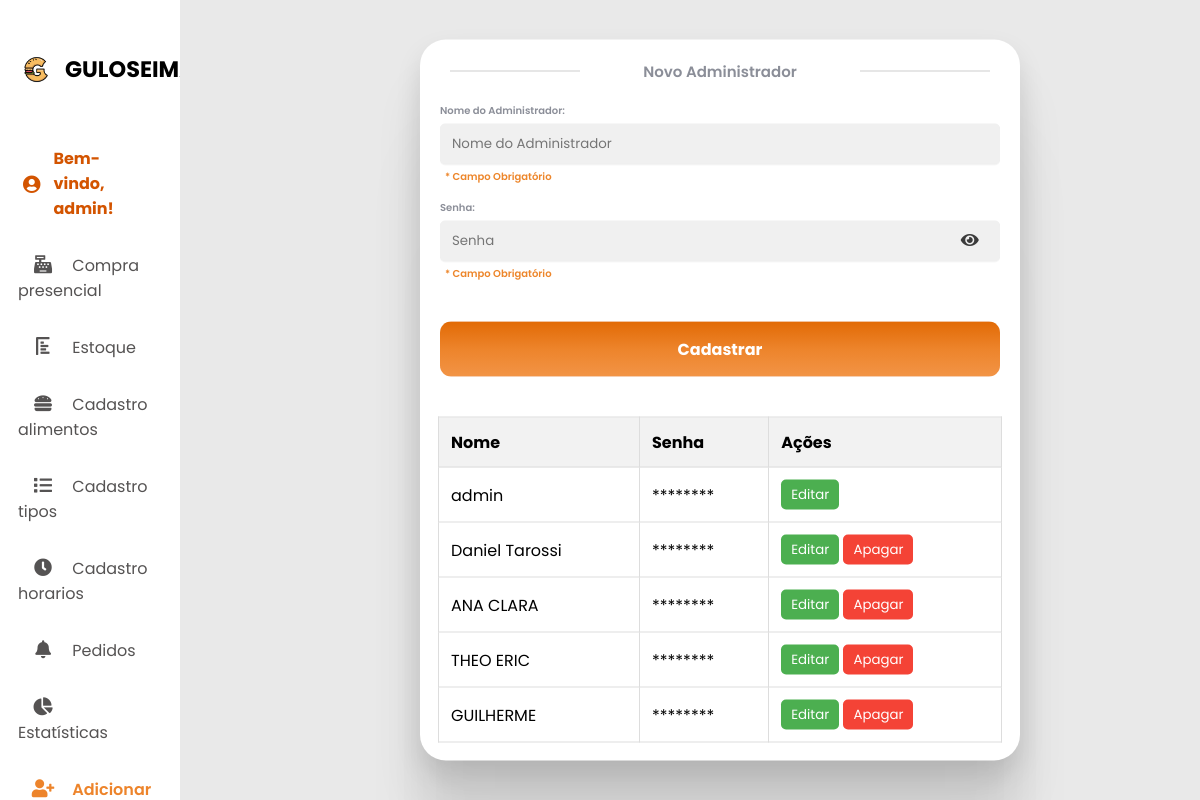
The app's page /Site/adicionarAdmin.php (signed in) with its own data.
### tables this page shows
CREATE TABLE `administrador` (
  `id` int(11) NOT NULL,
  `nome` varchar(250) DEFAULT NULL,
  `senha` varchar(250) DEFAULT NULL
);

### Site/adicionarAdmin.php (the view, shortened to what this page needs)
<?php
require_once 'config.php';
$sql = "SELECT id, nome FROM administrador";
$result = $conexao->query($sql);
?>
<!DOCTYPE html>
<html lang="en">
<head>
    <link rel="stylesheet" href="style.css" />
    <link rel="stylesheet" href="https://cdnjs.cloudflare.com/ajax/libs/font-awesome/5.15.4/css/all.min.css" />
    <link rel="stylesheet" href="https://cdnjs.cloudflare.com/ajax/libs/animate.css/4.1.1/animate.min.css">
</head>
<body>
    <div class="container">
        <nav>
            <div class="navbar">
                <div class="logo">
                    <img src="Imagens/GULOSEIMA LOGO NOVO.png" alt>
                    <h1>GULOSEIMA</h1>
                </div>
                <ul>
                    <li class="user-name">
                        <i class="fas fa-user-circle"></i>
                        Bem-vindo, <?php echo $_SESSION['nome']; ?>!
                    </li>
                    <li><a href="compraPresencial.php">
                            <i class="fas fa-solid fa-cash-register"></i>
                            <span class="nav-item">Compra
                                presencial</span>
                        </a>
                    </li>
                    <li><a href="cardapioAlimentos.php">
                            <i class="fas fa-solid fa-chart-bar fa-rotate-90"></i>
                            <span class="nav-item">Estoque</span>
                        </a>
                    </li>
                    <li><a href="cadastroAlimentos.php">
                            <i class="fas fa-solid fa-hamburger"></i>
                            <span class="nav-item">Cadastro alimentos</span>
                        </a>
                    </li>
                    <li><a href="cadastrotipos.php">
                            <i class="fas fa-solid fa-list"></i>
                            <span class="nav-item">Cadastro tipos </span>
                        </a>
                    </li>
                    <li><a href="cadastrohorarios.php">
                            <i class="fas fa-solid fa-clock"></i>
                            <span class="nav-item">Cadastro horarios</span>
                        </a>
                    </li>
                    <li><a href="Pedidos.php">
                            <i class="fas fa-solid fa-bell"></i>
                            <span class="nav-item">Pedidos</span>
                        </a>
                    </li>
                    <li><a href="telaGraficos.php">
                            <i class="fas fa-solid fa-chart-pie"></i>
                            <span class="nav-item">Estatísticas</span>
                        </a>
                    </li>
                    <?php if (isset($_SESSION['id']) && $_SESSION['id'] == 1) { ?>
                        <li><a href="adicionarAdmin.php">
                                <i class="fas fa-solid fa-user-plus" style="color: #ed842b;"></i>
                                <span class="nav-item" style="color: #ed842b; font-weight: 600;">Adicionar Admin</span>
                            </a>
                        </li>
                    <?php } ?>
                </ul>
            </div>
        </nav>
        <section
            style="top: 50%; left: 60%; transform: translate(-50%, -50%); position: absolute; padding: 20px; border-radius: 20px;">
            <div class="modal" style=" max-height: 97vh;
                overflow-y: auto;
                animation: pulse;
                animation-duration: 1.5s; ">
                <form class="form" id="adminForm" method="POST" action="<?php echo $_SERVER['PHP_SELF']; ?>"
                    enctype="multipart/form-data">
                    <div class="separator">
                        <hr class="line">
                        <p>Novo Administrador</p>
                        <hr class="line">
                    </div>
                    <div class="credit-card-info--form">
                        <div class="input_container">
                            <label for="nome" class="input_label">Nome do Administrador:</label>
                            <input id="nome" class="input_field" type="text" name="nome"
                                placeholder="Nome do Administrador" maxlength="30" required>
                            <label for="nome" class="input_label" style="padding-left: 5px; color: #ed862b;">* Campo
                                Obrigatório</label>
                        </div>
                        <div class="input_container" style="position: relative;">
                            <label for="senha" class="input_label">Senha:</label>
                            <input id="password" class="input_field" type="password" minlength="8"
                            maxlength="20" name="senha" placeholder="Senha" required>
                            <button type="button" id="togglePassword" class="toggle-password">
                                <i class="fas fa-eye"></i>
                            </button>
                            <label for="senha" class="input_label" style="padding-left: 5px; color: #ed862b;">* Campo Obrigatório</label>
                        </div>
                    </div>
                    <button class="btn">Cadastrar</button>
                </form>
                <table>
                    <tr>
                        <th>Nome</th>
                        <th>Senha</th>
                        <th>Ações</th>
                    </tr>
                    <?php if ($result->num_rows > 0): ?>
                        <?php while ($row = $result->fetch_assoc()): ?>
                            <tr id="admin-<?php echo $row['id']; ?>">
                                <td style="max-width: 200px;" class="nome"><?php echo $row['nome']; ?></td>
                                <td class="senha">********</td>
                                <td>
                                    <button class="action-btn edit-btn" onclick="editAdmin(<?php echo $row['id']; ?>)">Editar</button>
                                    <?php if ($row['id'] != 1): ?>
                                        <button class="action-btn delete-btn" onclick="deleteAdmin(<?php echo $row['id']; ?>)">Apagar</button>
                                    <?php endif; ?>
                                </td>
                            </tr>
                        <?php endwhile; ?>
                    <?php endif; ?>
                </table>
            </div>
        </section>
    </div>
</body>
</html>

### Site/style.css (style rules this page uses)
* { margin: 0; padding: 0; outline: none; border: none; text-decoration: none; list-style: none; box-sizing: border-box; font-family: "Poppins", sans-serif; }
body { background: rgb(233, 233, 233); overflow-x: hidden; }
.container { display: flex; width: 100%; margin: auto; height: auto; z-index: 10; }
nav { position: sticky; top: 0; left: 0; bottom: 0; width: 15%; height: 110vh; background: #fff; overflow-y: auto; z-index: 10; max-height: 100vh; }
.navbar { width: 80%; margin: 0 auto; z-index: 10; }
.logo { margin: 2rem 0 2.5rem 0; padding-bottom: 0rem; display: flex; align-items: center; width: 2rem; }
.logo img { width: 37px; height: 37px; border-radius: 50%; }
.logo h1 { margin-right: 15rem; text-transform: uppercase; font-size: 1.4rem; }
ul { margin: 0 auto; }
li { padding-bottom: 2rem; }
li a { font-size: 16px; color: rgb(85, 83, 83); }
nav i { width: 50px; font-size: 18px; text-align: center; }
h1 { margin: 20px 10px; }
.toggle-password { position: absolute; top: 50%; left: 47%; transform: translateY(-50%); cursor: pointer; border: none; background: none; color: #3b3b3b; font-size: 16px; z-index: 1; }
.toggle-password i { pointer-events: none; }
.input_field { width: auto; height: 40px; padding: 0 0 0 16px; border-radius: 9px; outline: none; background-color: #f0f0f0; transition: all 0.3s cubic-bezier(0.15, 0.83, 0.66, 1); padding: 0 0 0 12px; border-radius: 5px; outline: none; filter: drop-shadow(0px 1px 0px #efefef) drop-shadow(0px 1px 0.5px rgba(239, 239, 239, 0.5)); transition: all 0.3s cubic-bezier(0.15, 0.83, 0.66, 1); }
.modal { width: fit-content; height: fit-content; background: #FFFFFF; box-shadow: 0px 187px 75px rgba(0, 0, 0, 0.01), 0px 105px 63px rgba(0, 0, 0, 0.05), 0px 47px 47px rgba(0, 0, 0, 0.09), 0px 12px 26px rgba(0, 0, 0, 0.1), 0px 0px 0px rgba(0, 0, 0, 0.1); border-radius: 26px; }
.form { display: flex; flex-direction: column; gap: 20px; padding: 20px; }
.separator { width: calc(100% - 20px); display: grid; grid-template-columns: 1fr 2fr 1fr; gap: 10px; color: #8B8E98; margin: 0 10px; }
.separator>p { word-break: keep-all; display: block; text-align: center; font-weight: 600; font-size: 15px; margin: auto; }
.separator .line { display: inline-block; width: 100%; height: 1px; border: 0; background-color: #cecece; margin: auto; }
.credit-card-info--form { display: flex; flex-direction: column; gap: 15px; }
.input_container { width: 100%; height: fit-content; display: flex; flex-direction: column; gap: 5px; }
.input_label { font-size: 10px; color: #8B8E98; font-weight: 600; }
.btn { height: 55px; background: #F2F2F2; border-radius: 11px; border: 0; outline: none; color: #ffffff; font-size: 16px; font-weight: 700; background: linear-gradient(0deg, #f29446 0%, #ed842b 50%, #E26A05 100%); box-shadow: 0px 0px 0px 0px #FFFFFF, 0px 0px 0px 0px #000000; transition: all 0.3s cubic-bezier(0.15, 0.83, 0.66, 1); padding-left: 50px; padding-right: 50px; margin-top: 10px; cursor: pointer; }

### Site/adicionarAdmin.php (style rules this page uses)
body { overflow: hidden; }
.user-name { color: #D35400; font-weight: bold; margin-right: 20px; display: flex; align-items: center; }
.user-name i { margin-right: 8px; }
table { width: 94%; margin: 3%; border-collapse: collapse; margin-top: 20px; }
table, th, td { border: 1px solid #ddd; }
th, td { padding: 12px; text-align: left; }
th { background-color: #f2f2f2; }
.action-btn { padding: 5px 10px; border: none; border-radius: 5px; cursor: pointer; }
.edit-btn { background-color: #4CAF50; color: white; }
.delete-btn { background-color: #f44336; color: white; }
.btn { margin-top: 20px; padding: 10px 20px; background-color: #D35400; color: white; border: none; border-radius: 11px; cursor: pointer; }
.modal { width: 600px; height: fit-content; background: #FFFFFF; box-shadow: 0px 187px 75px rgba(0, 0, 0, 0.01), 0px 105px 63px rgba(0, 0, 0, 0.05), 0px 47px 47px rgba(0, 0, 0, 0.09), 0px 12px 26px rgba(0, 0, 0, 0.1), 0px 0px 0px rgba(0, 0, 0, 0.1); border-radius: 26px; }
.toggle-password { position: absolute; top: 50%; left: 93%; border: none; background: none; color: #3b3b3b; font-size: 16px; cursor: pointer; }

### records on screen
administrador: nome "admin"
administrador: nome "Daniel Tarossi"
administrador: nome "ANA CLARA"
administrador: nome "THEO ERIC"
administrador: nome "GUILHERME"

### other values on screen
$_SESSION['nome'] "admin"
